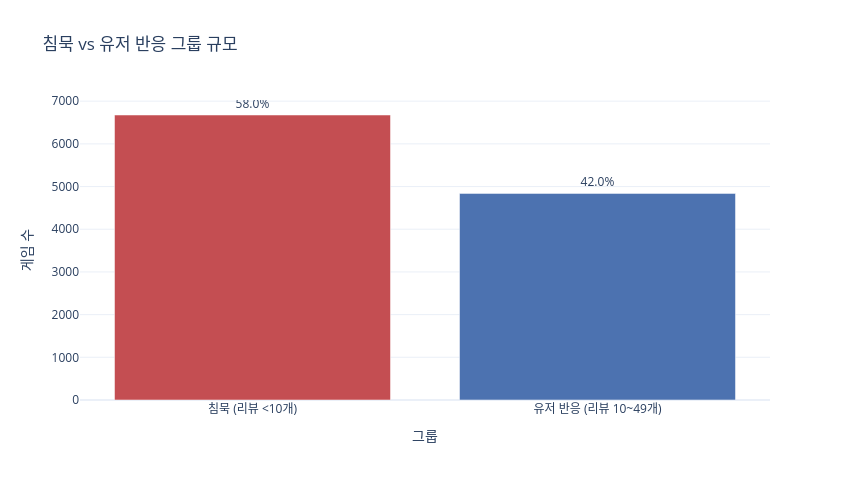

The cell this chart's notebook holds for it:
### Code cell
fig = px.bar(
    summary,
    x="response_group",
    y="game_count",
    color="response_group",
    color_discrete_map=GROUP_COLOR,
    text="ratio",
    title="침묵 vs 유저 반응 그룹 규모",
    labels={"response_group": "그룹", "game_count": "게임 수"},
    category_orders={"response_group": GROUP_ORDER},
)
fig.update_traces(texttemplate="%{text:.1f}%", textposition="outside")
fig.update_layout(template="plotly_white", showlegend=False, width=850, height=480)
fig.show()

### Figure 1 — Plotly figure (JSON) as saved in the notebook; plotly's stock layout.template omitted (floating-point values rounded to 4 significant figures)
{"data": [{"hovertemplate": "그룹=%{x}<br>게임 수=%{y}<br>ratio=%{text}<extra></extra>", "legendgroup": "침묵 (리뷰 <10개)", "marker": {"color": "#C44E52", "pattern": {"shape": ""}}, "name": "침묵 (리뷰 <10개)", "orientation": "v", "showlegend": true, "text": [57.97], "textposition": "outside", "texttemplate": "%{text:.1f}%", "type": "bar", "x": ["침묵 (리뷰 <10개)"], "xaxis": "x", "y": [6676], "yaxis": "y"}, {"hovertemplate": "그룹=%{x}<br>게임 수=%{y}<br>ratio=%{text}<extra></extra>", "legendgroup": "유저 반응 (리뷰 10~49개)", "marker": {"color": "#4C72B0", "pattern": {"shape": ""}}, "name": "유저 반응 (리뷰 10~49개)", "orientation": "v", "showlegend": true, "text": [42.03], "textposition": "outside", "texttemplate": "%{text:.1f}%", "type": "bar", "x": ["유저 반응 (리뷰 10~49개)"], "xaxis": "x", "y": [4840], "yaxis": "y"}], "layout": {"barmode": "relative", "height": 480, "legend": {"title": {"text": "그룹"}, "tracegroupgap": 0}, "showlegend": false, "title": {"text": "침묵 vs 유저 반응 그룹 규모"}, "width": 850, "xaxis": {"anchor": "y", "categoryarray": ["침묵 (리뷰 <10개)", "유저 반응 (리뷰 10~49개)"], "categoryorder": "array", "domain": [0, 1], "title": {"text": "그룹"}}, "yaxis": {"anchor": "x", "domain": [0, 1], "title": {"text": "게임 수"}}}}
